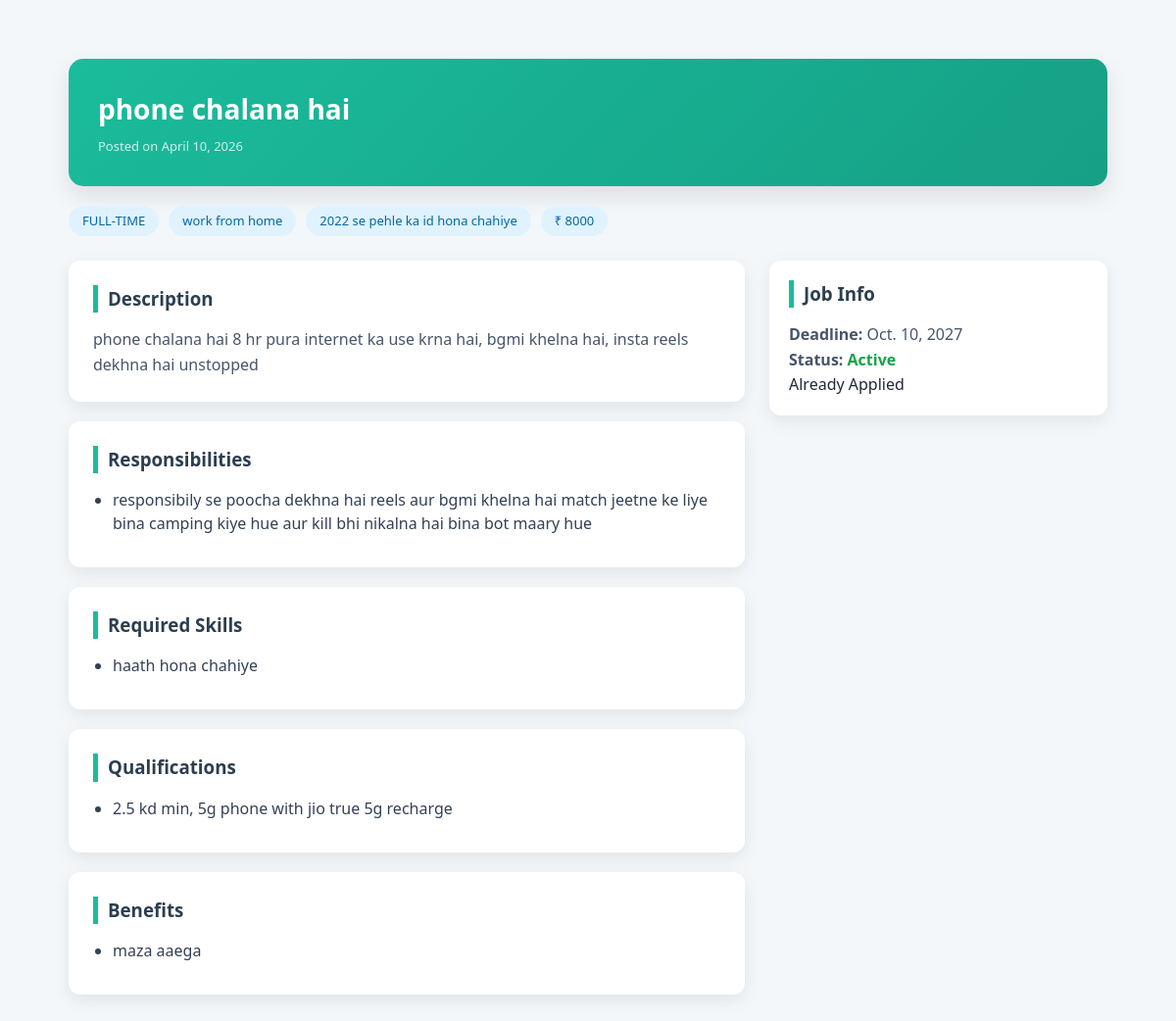
Page /jobs/job/31/company/ (signed in) on the committed database.
### jobs/models.py (models this page shows, shortened)
class Job(models.Model):
    JOB_TYPE_CHOICES = [
        ('FULL_TIME', 'Full Time'),
        ('PART_TIME', 'Part Time'),
        ('INTERNSHIP', 'Internship'),
        ('CONTRACT', 'Contract'),
    ]
    REMOTE_TYPE_CHOICES = [
        ('ONSITE', 'On-site'),
        ('REMOTE', 'Remote'),
        ('HYBRID', 'Hybrid'),
    ]
    company = models.ForeignKey(
        CompanyProfile,
        on_delete=models.CASCADE,
        related_name='jobs'
    )
    title = models.CharField(max_length=255)
    location = models.CharField(max_length=150)
    job_type = models.CharField(
        max_length=20,
        null=True,
        blank=True,
        default='FULL-TIME'
    )
    remote_type = models.CharField(
        max_length=50,
        null=True,
        blank=True
    )
    description = models.TextField()
    required_experience = models.CharField(
        max_length=100,
        null=True,
        blank=True,
        help_text="e.g. 0-2 years, 3-5 years"
    )
    skills = models.TextField(
        max_length=255,
        null=True,
        blank=True,
        help_text="Comma separated skills (Python, Django, SQL)"
    )
    qualifications = models.TextField(blank=True)
    responsibilities = models.TextField(blank=True)
    benefits = models.TextField(blank=True)
    salary = models.CharField(max_length=100, blank=True)
    application_deadline = models.DateField(
        null=True,
        blank=True
    )
    is_active = models.BooleanField(default=True)
    created_at = models.DateTimeField(auto_now_add=True)
    def is_open(self):
        if not self.is_active:
            return False
        if self.application_deadline:
            return self.application_deadline >= timezone.now().date()
        return True

### jobs/views.py (the view)
# urls.py: path("job/<int:job_id>/company/", company_view_job, name="company_view_job"),
@login_required
def company_view_job(request, job_id):
    job = get_object_or_404(Job, id=job_id)
    base_template = "base_public.html"
    if request.user.role == request.user.Role.COMPANY:
        company = get_object_or_404(CompanyProfile, user=request.user)
        if job.company != company:
            return redirect('dashboard:company_dashboard')
        base_template = "base_company.html"
    return render(request, "jobs/company_view_job.html", {
        "job": job,
        "base_template": base_template
    })

### notifications/context_processors.py (called while the page is built)
def notification_data(request):
    if request.user.is_authenticated:
        all_notifications = Notification.objects.filter(
            user=request.user
        ).order_by('-created_at')
        unread_count = all_notifications.filter(is_read=False).count()
        notifications = all_notifications[:5]
        return {
            "notifications": notifications,
            "unread_count": unread_count
        }
    return {}

### templates/jobs/company_view_job.html (shortened to what this page needs)
{% extends base_template %}
{% load static %}
{% block content %}
<link rel="stylesheet" href="{% static 'jobs/company_view_job.css' %}">
<div class="job-wrapper">
    <div class="job-hero">
        <div>
            <h1>{{ job.title }}</h1>
            <p class="meta">
                Posted on {{ job.created_at|date:"F d, Y" }}
            </p>
        </div>
    </div>
    <div class="job-tags">
        {% if job.job_type %}<span>{{ job.job_type }}</span>{% endif %}
        {% if job.location %}<span>{{ job.location }}</span>{% endif %}
        {% if job.required_experience %}<span>{{ job.required_experience }}</span>{% endif %}
        {% if job.salary %}<span>₹ {{ job.salary }}</span>{% endif %}
    </div>
    <div class="job-grid">
        <div class="job-main">
            {% if job.description %}
            <div class="card">
                <h3>Description</h3>
                <p>{{ job.description }}</p>
            </div>
            {% endif %}
            {% if job.responsibilities %}
            <div class="card">
                <h3>Responsibilities</h3>
                <ul>
                    {% for item in job.responsibilities.splitlines %}
                        <li>{{ item }}</li>
                    {% endfor %}
                </ul>
            </div>
            {% endif %}
            {% if job.skills %}
            <div class="card">
                <h3>Required Skills</h3>
                <ul>
                    {% for skill in job.skills.splitlines %}
                        <li>{{ skill }}</li>
                    {% endfor %}
                </ul>
            </div>
            {% endif %}
            {% if job.qualifications %}
            <div class="card">
                <h3>Qualifications</h3>
                <ul>
                    {% for q in job.qualifications.splitlines %}
                        <li>{{ q }}</li>
                    {% endfor %}
                </ul>
            </div>
            {% endif %}
            {% if job.benefits %}
            <div class="card">
                <h3>Benefits</h3>
                <ul>
                    {% for b in job.benefits.splitlines %}
                        <li>{{ b }}</li>
                    {% endfor %}
                </ul>
            </div>
            {% endif %}
        </div>
        <div class="job-sidebar">
            <div class="card sticky">
                <h3>Job Info</h3>
                {% if job.application_deadline %}
                <p><strong>Deadline:</strong> {{ job.application_deadline }}</p>
                {% endif %}
                <p>
                    <strong>Status:</strong>
                    {% if job.is_open %}
                        <span class="active">Active</span>
                    {% else %}
                        <span class="closed">Closed</span>
                    {% endif %}
                </p>
                {% if request.user != job.company.user %}
                {% if saved.job.id not in applied_job_ids %}
                <a href="{% url 'applications:apply_job' saved.job.id %}">
                    Apply
                </a>
                {% else %}
                <span>Already Applied</span>
                {% endif %}
                {% endif %}
            </div>
        </div>
    </div>
</div>
{% endblock %}

### static/base.css (style rules this page uses)
:root { --primary: #2563eb; --primary-dark: #1d4ed8; --bg-body: #f8fafc; --bg-card: #ffffff; --text-main: #1e293b; --text-muted: #64748b; --border: #e2e8f0; --shadow: 0 4px 6px -1px rgb(0 0 0 / 0.1), 0 2px 4px -2px rgb(0 0 0 / 0.1); --transition: all 0.2s ease; }
* { box-sizing: border-box; margin: 0; padding: 0; }
body { font-family: 'Inter', sans-serif; background-color: var(--bg-body); color: var(--text-main); line-height: 1.5; }

### static/jobs/company_view_job.css (style rules this page uses)
body { background-color: #f4f7fa; font-family: 'Segoe UI', sans-serif; margin: 0; color: #1e293b; }
.job-wrapper { max-width: 1100px; margin: 40px auto; padding: 20px; }
.job-hero { display: flex; justify-content: space-between; align-items: center; background: linear-gradient(135deg, #1abc9c, #16a085); color: white; padding: 30px; border-radius: 15px; margin-bottom: 20px; box-shadow: 0 10px 25px rgba(0,0,0,0.1); }
.job-hero h1 { margin: 0; font-size: 28px; }
.meta { margin-top: 8px; font-size: 13px; opacity: 0.8; }
.job-tags { display: flex; flex-wrap: wrap; gap: 10px; margin-bottom: 25px; }
.job-tags span { background: #e0f2fe; color: #0369a1; padding: 6px 14px; border-radius: 20px; font-size: 13px; font-weight: 500; }
.job-grid { display: grid; grid-template-columns: 2fr 1fr; gap: 25px; }
.card { background: white; padding: 25px; border-radius: 12px; margin-bottom: 20px; box-shadow: 0 6px 18px rgba(0,0,0,0.08); transition: all 0.25s ease; }
.card h3 { margin-bottom: 15px; border-left: 5px solid #1abc9c; padding-left: 10px; color: #2c3e50; }
.card p { line-height: 1.6; color: #475569; }
ul { padding-left: 20px; margin-top: 10px; }
li { margin-bottom: 8px; color: #334155; }
.job-sidebar .card { padding: 20px; }
.sticky { position: sticky; top: 20px; }
.active { color: #16a34a; font-weight: 600; }

### rows in the picture
Job: title "phone chalana hai", created_at "April 10, 2026", job_type "FULL-TIME", location "work from home", required_experience "2022 se pehle ka id hona chahiye", salary "8000", description "phone chalana hai 8 hr pura internet ka use krna hai, bgmi khelna hai, insta reels dekhna hai unstopped", splitlines "responsibily se poocha dekhna hai reels aur bgmi khelna hai match jeetne ke liye bina camping kiye hue aur kill bhi nikalna hai bina bot maary hue", splitlines "haath hona chahiye", splitlines "2.5 kd min, 5g phone with jio true 5g recharge", splitlines "maza aaega", application_deadline "Oct. 10, 2027"
